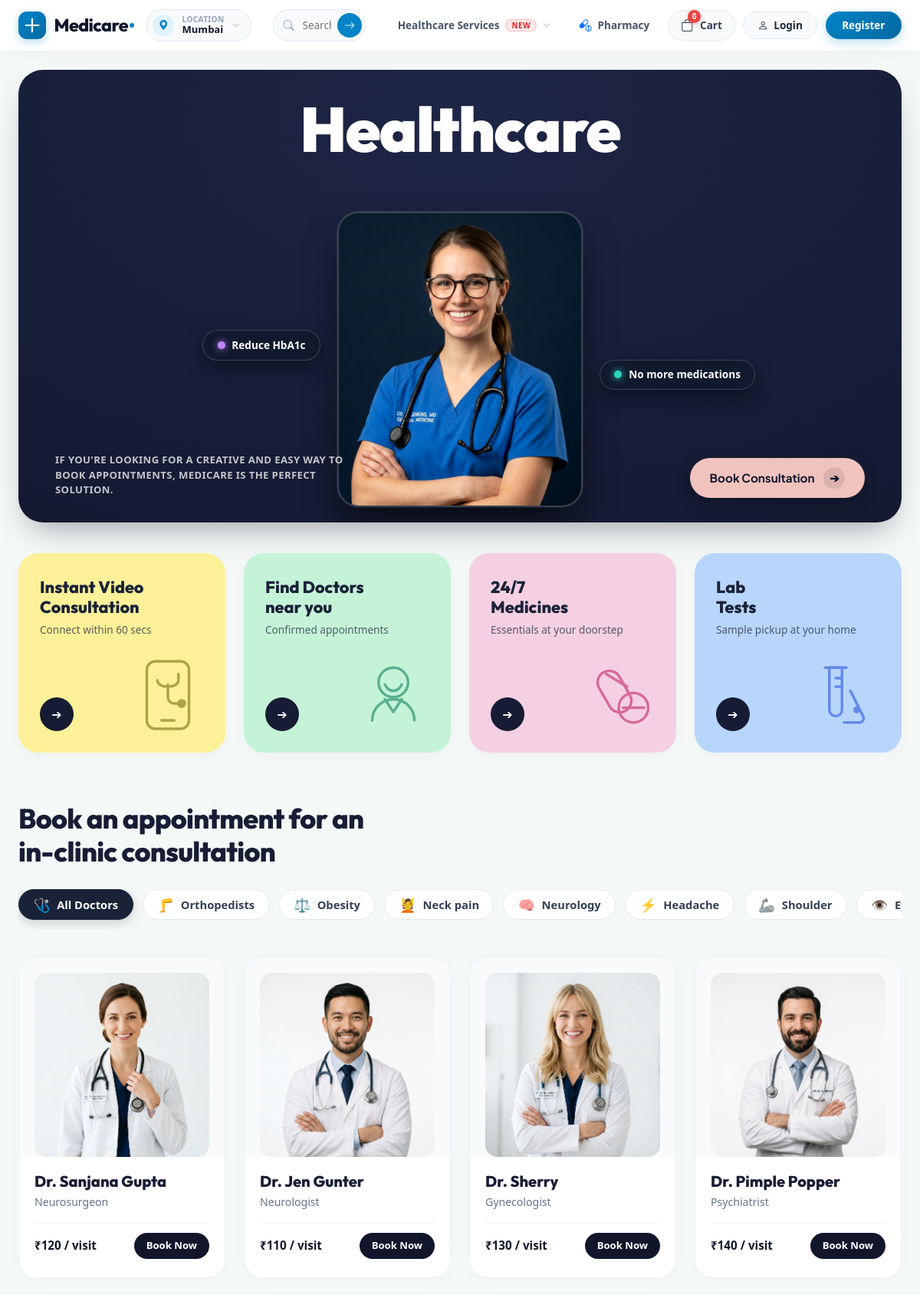
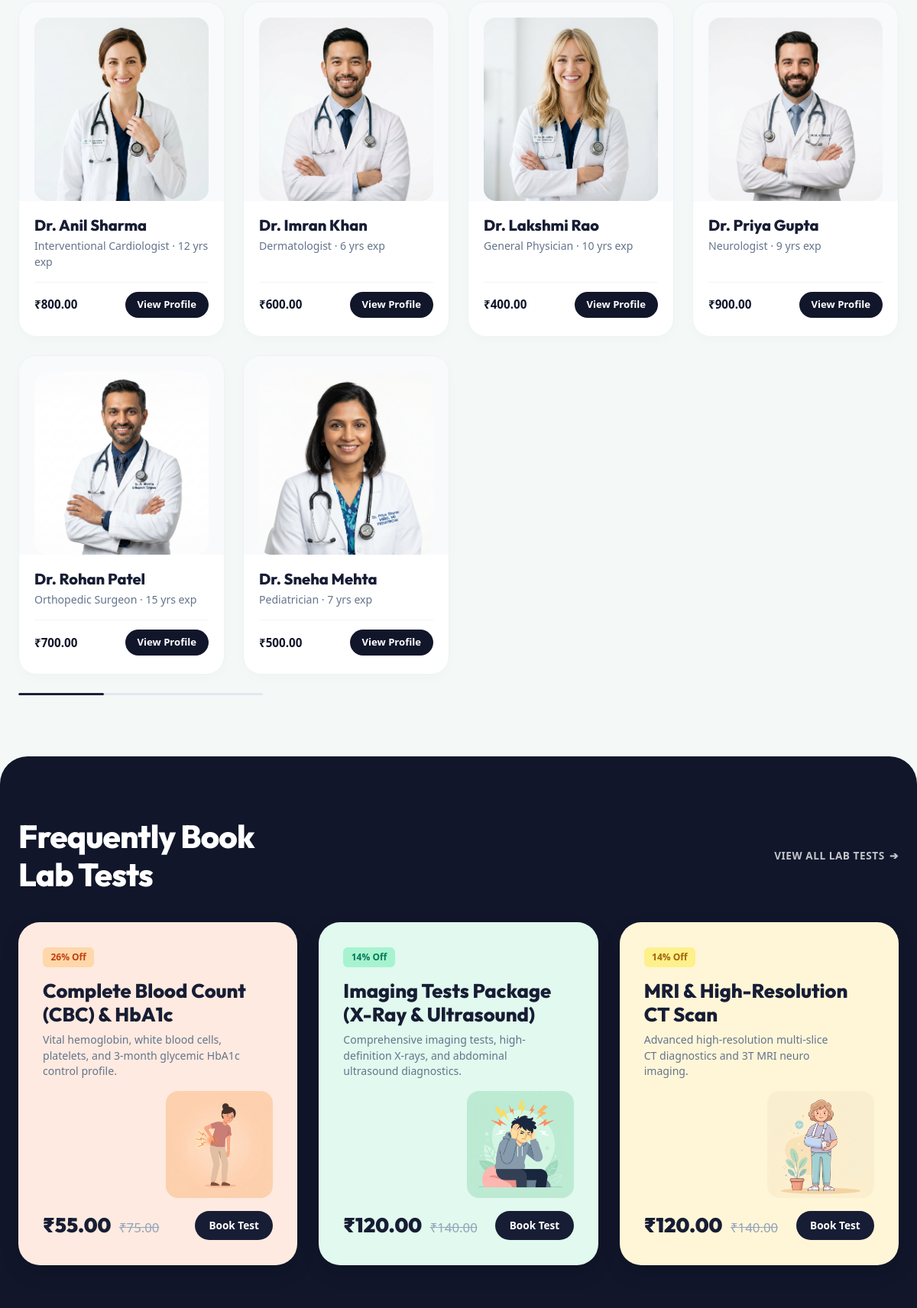
The page / (upper part) on the database its author committed (2 pictures, top to bottom).
### doctors/models.py (models this page shows, shortened)
class Doctor(models.Model):
    user = models.OneToOneField(settings.AUTH_USER_MODEL, on_delete=models.CASCADE, related_name='doctor_profile')
    department = models.ForeignKey(Department, on_delete=models.SET_NULL, null=True, related_name='doctors')
    specialization = models.CharField(max_length=150)
    qualification = models.CharField(max_length=255, blank=True)
    experience_years = models.PositiveIntegerField(default=0)
    consultation_fee = models.DecimalField(max_digits=8, decimal_places=2, default=0)
    bio = models.TextField(blank=True)
    is_active = models.BooleanField(default=True)
    class Meta:
        ordering = ['user__first_name']
    @property
    def get_photo_url(self):
        if hasattr(self, 'user') and self.user:
            return self.user.get_avatar_url()
        from django.templatetags.static import static
        return static('images/doc_1.jpg')

### accounts/models.py (models this page shows, shortened)
class User(AbstractUser):
    class Role(models.TextChoices):
        ADMIN = 'ADMIN', 'Admin'
        DOCTOR = 'DOCTOR', 'Doctor'
        PATIENT = 'PATIENT', 'Patient'
    role = models.CharField(max_length=10, choices=Role.choices, default=Role.PATIENT)
    phone = models.CharField(max_length=20, blank=True)
    address = models.CharField(max_length=255, blank=True)
    date_of_birth = models.DateField(null=True, blank=True)
    profile_picture = models.ImageField(upload_to='profile_pics/', null=True, blank=True)
    is_email_verified = models.BooleanField(default=True, help_text="Designates whether this user has verified their email.")
    def get_avatar_url(self):
        import os
        from django.conf import settings
        from django.templatetags.static import static
        static_map = {
            'drsharma': 'images/doc_1.jpg',
            'drkhan': 'images/doc_2.jpg',
            'drrao': 'images/doc_3.jpg',
            'drgupta': 'images/doc_4.jpg',
            'drpatel': 'images/doc_5.jpg',
            'drmehta': 'images/doc_6.jpg',
        }
        if self.username in static_map:
            return static(static_map[self.username])

### departments/models.py (models this page shows, shortened)
class LabTest(models.Model):
    name = models.CharField(max_length=150, unique=True)
    department = models.ForeignKey(Department, on_delete=models.SET_NULL, null=True, blank=True, related_name='lab_tests')
    description = models.TextField(blank=True)
    price = models.DecimalField(max_digits=8, decimal_places=2)
    discount_price = models.DecimalField(max_digits=8, decimal_places=2, null=True, blank=True)
    preparation_instructions = models.TextField(blank=True, help_text="e.g. 10-12 hours fasting required")
    duration = models.CharField(max_length=100, default='24-48 hours', help_text="Report turnaround time")
    sample_type = models.CharField(max_length=100, default='Blood / Urine', help_text="e.g. Blood, Urine, Imaging")
    image = models.ImageField(upload_to='lab_tests/', null=True, blank=True)
    is_active = models.BooleanField(default=True)
    created_at = models.DateTimeField(auto_now_add=True)
    class Meta:
        ordering = ['name']
    def effective_price(self):
        if self.discount_price and self.discount_price > 0 and self.discount_price < self.price:
            return self.discount_price
        return self.price
    def discount_percentage(self):
        if self.discount_price and self.price and self.discount_price < self.price:
            diff = self.price - self.discount_price
            return int((diff / self.price) * 100)
        return 0

### corepages/views.py (the view)
# urls.py: path('', views.home, name='home'),
def home(request):
    departments = Department.objects.filter(is_active=True)[:6]
    doctors = Doctor.objects.filter(is_active=True).select_related('user', 'department')[:6]
    lab_tests = LabTest.objects.filter(is_active=True).select_related('department')[:3]
    products = Product.objects.filter(is_active=True).select_related('category')[:4]
    return render(request, 'corepages/home.html', {
        'departments': departments,
        'doctors': doctors,
        'lab_tests': lab_tests,
        'products': products,
    })

### corepages/models.py (called while the page is built)
    @property
    def effective_price(self):
        if self.discount_percent > 0:
            discount = (self.price * Decimal(self.discount_percent)) / Decimal(100)
            return round(self.price - discount, 2)
        return self.price

### templates/corepages/home.html (shortened to what this page needs)
{% extends 'base.html' %}
{% load static %}
{% block content %}
<section class="mc-hero-section">
  <div class="mc-hero-card">
    <h1 class="mc-hero-bg-title">Healthcare</h1>
    <div class="mc-hero-centerpiece">
      <div class="mc-floating-badge badge-left">
        <span class="mc-badge-dot purple"></span>
        <span>Reduce HbA1c</span>
      </div>
      <div class="mc-doctor-frame">
        <img src="{% static 'images/hero_doctor.jpg' %}" alt="Featured Healthcare Specialist" class="mc-doctor-cutout">
      </div>
      <div class="mc-floating-badge badge-right">
        <span class="mc-badge-dot teal"></span>
        <span>No more medications</span>
      </div>
    </div>
    <div class="mc-hero-footer">
      <div class="mc-hero-tagline">
        IF YOU'RE LOOKING FOR A CREATIVE AND EASY WAY TO BOOK APPOINTMENTS, MEDICARE IS THE PERFECT SOLUTION.
      </div>
      <a href="{% url 'doctors:list' %}" class="mc-hero-cta">
        <span>Book Consultation</span>
        <span class="mc-cta-arrow">➔</span>
      </a>
    </div>
  </div>
</section>
<section class="mc-services-section">
  <div class="mc-services-grid">
    <a href="{% url 'doctors:list' %}" class="mc-service-card yellow">
      <div class="mc-service-header">
        <div class="mc-service-title">Instant Video<br>Consultation</div>
        <p class="mc-service-subtitle">Connect within 60 secs</p>
      </div>
      <div class="mc-service-illustration">
      </div>
      <div class="mc-service-action-btn">➔</div>
    </a>
    <a href="{% url 'doctors:list' %}" class="mc-service-card mint">
      <div class="mc-service-header">
        <div class="mc-service-title">Find Doctors<br>near you</div>
        <p class="mc-service-subtitle">Confirmed appointments</p>
      </div>
      <div class="mc-service-illustration">
        <svg viewBox="0 0 80 80" fill="none" stroke="#047857" stroke-width="2.5" stroke-linecap="round" stroke-linejoin="round">
          <circle cx="40" cy="28" r="14"/>
          <path d="M20 64c0-11 9-20 20-20s20 9 20 20"/>
          <path d="M32 44l8 12 8-12"/>
          <path d="M32 30c2 4 4 6 8 6s6-2 8-6"/>
        </svg>
      </div>
      <div class="mc-service-action-btn">➔</div>
    </a>
    <a href="#pharmacy-section" class="mc-service-card pink">
      <div class="mc-service-header">
        <div class="mc-service-title">24/7<br>Medicines</div>
        <p class="mc-service-subtitle">Essentials at your doorstep</p>
      </div>
      <div class="mc-service-illustration">
      </div>
      <div class="mc-service-action-btn">➔</div>
    </a>
    <a href="#lab-tests-section" class="mc-service-card blue">
      <div class="mc-service-header">
        <div class="mc-service-title">Lab<br>Tests</div>
        <p class="mc-service-subtitle">Sample pickup at your home</p>
      </div>
      <div class="mc-service-illustration">
      </div>
      <div class="mc-service-action-btn">➔</div>
    </a>
  </div>
</section>
<section class="mc-inclinic-section" id="doctors-section">
  <h2 class="mc-section-heading">Book an appointment for an<br>in-clinic consultation</h2>
  <div class="mc-pills-row">
    <div class="mc-filter-pill active" onclick="filterDoctorsBySymptom(this, 'all')">
      <span class="mc-pill-icon">🩺</span>
      <span>All Doctors</span>
    </div>
    <div class="mc-filter-pill" onclick="filterDoctorsBySymptom(this, 'orthopedist')">
      <span class="mc-pill-icon">🦵</span>
      <span>Orthopedists</span>
    </div>
    <div class="mc-filter-pill" onclick="filterDoctorsBySymptom(this, 'obesity')">
      <span class="mc-pill-icon">⚖️</span>
      <span>Obesity</span>
    </div>
    <div class="mc-filter-pill" onclick="filterDoctorsBySymptom(this, 'neck')">
      <span class="mc-pill-icon">💆</span>
      <span>Neck pain</span>
    </div>
    <div class="mc-filter-pill" onclick="filterDoctorsBySymptom(this, 'neuro')">
      <span class="mc-pill-icon">🧠</span>
      <span>Neurology</span>
    </div>
    <div class="mc-filter-pill" onclick="filterDoctorsBySymptom(this, 'headache')">
      <span class="mc-pill-icon">⚡</span>
      <span>Headache</span>
    </div>
    <div class="mc-filter-pill" onclick="filterDoctorsBySymptom(this, 'shoulder')">
      <span class="mc-pill-icon">🦾</span>
      <span>Shoulder</span>
    </div>
    <div class="mc-filter-pill" onclick="filterDoctorsBySymptom(this, 'eye')">
      <span class="mc-pill-icon">👁️</span>
      <span>Eye care</span>
    </div>
  </div>
  <div class="mc-doctors-grid" id="mcDoctorsContainer">
    <div class="mc-doctor-card" data-spec="Neurosurgeon" data-name="Dr. Sanjana Gupta" data-dept="Neurology" data-symptoms="neuro headache neck">
      <div class="mc-doctor-img-wrap">
        <img src="{% static 'images/doc_1.jpg' %}" alt="Dr. Sanjana Gupta" class="mc-doctor-img">
      </div>
      <div class="mc-doctor-info">
        <div>
          <h3 class="mc-doctor-name">Dr. Sanjana Gupta</h3>
          <p class="mc-doctor-spec">Neurosurgeon</p>
        </div>
        <div class="mc-doctor-card-footer">
          <span class="mc-doctor-fee">₹120 / visit</span>
          <a href="{% url 'doctors:list' %}" class="mc-doctor-book-btn">Book Now</a>
        </div>
      </div>
    </div>
    <div class="mc-doctor-card" data-spec="Neurologist" data-name="Dr. Jen Gunter" data-dept="Neurology" data-symptoms="neuro headache obesity">
      <div class="mc-doctor-img-wrap">
        <img src="{% static 'images/doc_2.jpg' %}" alt="Dr. Jen Gunter" class="mc-doctor-img">
      </div>
      <div class="mc-doctor-info">
        <div>
          <h3 class="mc-doctor-name">Dr. Jen Gunter</h3>
          <p class="mc-doctor-spec">Neurologist</p>
        </div>
        <div class="mc-doctor-card-footer">
          <span class="mc-doctor-fee">₹110 / visit</span>
          <a href="{% url 'doctors:list' %}" class="mc-doctor-book-btn">Book Now</a>
        </div>
      </div>
    </div>
    <div class="mc-doctor-card" data-spec="Gynecologist" data-name="Dr. Sherry" data-dept="Gynecology" data-symptoms="obesity neck shoulder">
      <div class="mc-doctor-img-wrap">
        <img src="{% static 'images/doc_3.jpg' %}" alt="Dr. Sherry" class="mc-doctor-img">
      </div>
      <div class="mc-doctor-info">
        <div>
          <h3 class="mc-doctor-name">Dr. Sherry</h3>
          <p class="mc-doctor-spec">Gynecologist</p>
        </div>
        <div class="mc-doctor-card-footer">
          <span class="mc-doctor-fee">₹130 / visit</span>
          <a href="{% url 'doctors:list' %}" class="mc-doctor-book-btn">Book Now</a>
        </div>
      </div>
    </div>
    <div class="mc-doctor-card" data-spec="Psychiatrist" data-name="Dr. Pimple Popper" data-dept="Dermatology" data-symptoms="headache eye shoulder">
      <div class="mc-doctor-img-wrap">
        <img src="{% static 'images/doc_4.jpg' %}" alt="Dr. Pimple Popper" class="mc-doctor-img">
      </div>
      <div class="mc-doctor-info">
        <div>
          <h3 class="mc-doctor-name">Dr. Pimple Popper</h3>
          <p class="mc-doctor-spec">Psychiatrist</p>
        </div>
        <div class="mc-doctor-card-footer">
          <span class="mc-doctor-fee">₹140 / visit</span>
          <a href="{% url 'doctors:list' %}" class="mc-doctor-book-btn">Book Now</a>
        </div>
      </div>
    </div>
    {% for doctor in doctors %}
      <div class="mc-doctor-card" data-spec="{{ doctor.specialization }}" data-name="Dr. {{ doctor.user.get_full_name }}" data-dept="{{ doctor.department.name|default:'' }}" data-symptoms="orthopedist neuro neck shoulder">
        <div class="mc-doctor-img-wrap">
          <img src="{{ doctor.get_photo_url }}" alt="{{ doctor.user.get_full_name }}" class="mc-doctor-img" onerror="this.onerror=null; this.src='{% static 'images/doc_1.jpg' %}';">
        </div>
        <div class="mc-doctor-info">
          <div>
            <h3 class="mc-doctor-name">Dr. {{ doctor.user.get_full_name }}</h3>
            <p class="mc-doctor-spec">{{ doctor.specialization }} &middot; {{ doctor.experience_years }} yrs exp</p>
          </div>
          <div class="mc-doctor-card-footer">
            <span class="mc-doctor-fee">₹{{ doctor.consultation_fee|default:"100" }}</span>
            <a href="{% url 'doctors:detail' doctor.pk %}" class="mc-doctor-book-btn">View Profile</a>
          </div>
        </div>
      </div>
    {% endfor %}
  </div>
  <div class="mc-scroll-indicator">
    <div class="mc-scroll-indicator-fill"></div>
  </div>
</section>
<section class="mc-lab-section" id="lab-tests-section">
  <div class="mc-lab-container">
    <div class="mc-section-header-row">
      <h2 class="mc-section-title-white">Frequently Book<br>Lab Tests</h2>
      <a href="{% url 'departments:lab_test_list' %}" class="mc-view-all-link">
        <span>VIEW ALL LAB TESTS</span> ➔
      </a>
    </div>
    <div class="mc-lab-grid">
      {% for test in lab_tests %}
        <div class="mc-lab-card {% cycle 'peach' 'mint' 'yellow' %}">
          <div>
            {% if test.discount_percentage > 0 %}
              <span class="mc-lab-badge {% cycle 'orange' 'teal' 'yellow' %}">{{ test.discount_percentage }}% Off</span>
            {% endif %}
            <div class="mc-lab-title">{{ test.name }}</div>
            <p class="mc-lab-desc">{{ test.description|truncatewords:15 }}</p>
          </div>
          <div class="mc-lab-illustration-wrap">
            <img src="{% if test.image %}{{ test.image.url }}{% else %}{% cycle '/static/images/lab_1.jpg' '/static/images/lab_2.jpg' '/static/images/lab_3.jpg' %}{% endif %}" alt="{{ test.name }}" class="mc-lab-illustration">
          </div>
          <div class="mc-lab-price-row">
            <div>
              <span class="mc-lab-price">₹{{ test.effective_price }}</span>
              {% if test.discount_price and test.discount_price < test.price %}
                <span class="mc-lab-price-old">₹{{ test.price }}</span>
              {% endif %}
            </div>
            <a href="{% url 'departments:book_lab_test' test.pk %}" class="mc-lab-btn text-decoration-none">
              Book Test
            </a>
          </div>
        </div>
      {% empty %}
        <div class="col-12 text-center text-white py-4">
          <p>Lab diagnostics catalog loading...</p>
        </div>
      {% endfor %}
    </div>
  </div>
</section>
{% endblock %}

### static/css/style.css (style rules this page uses)
:root { --primary: #0f766e; --primary-dark: #0b5a54; --accent: #2563eb; --bg-soft: #f4f8f7; --text-dark: #16302d; }
body { background-color: var(--bg-soft); font-family: 'Segoe UI', Roboto, -apple-system, sans-serif; color: var(--text-dark); }

### rows shown on the page
Doctor: shows a picture, user.get_full_name "Anil Sharma", specialization "Interventional Cardiologist", experience_years "12", consultation_fee "800.00"
Doctor: shows a picture, user.get_full_name "Imran Khan", specialization "Dermatologist", experience_years "6", consultation_fee "600.00"
Doctor: shows a picture, user.get_full_name "Lakshmi Rao", specialization "General Physician", experience_years "10", consultation_fee "400.00"
Doctor: shows a picture, user.get_full_name "Priya Gupta", specialization "Neurologist", experience_years "9", consultation_fee "900.00"
Doctor: shows a picture, user.get_full_name "Rohan Patel", specialization "Orthopedic Surgeon", experience_years "15", consultation_fee "700.00"
Doctor: shows a picture, user.get_full_name "Sneha Mehta", specialization "Pediatrician", experience_years "7", consultation_fee "500.00"
LabTest: discount_percentage "26", name "Complete Blood Count (CBC) & HbA1c", description "Vital hemoglobin, white blood cells, platelets, and 3-month glycemic HbA1c control profile.", shows a picture, effective_price "55.00", price "75.00"
LabTest: discount_percentage "14", name "Imaging Tests Package (X-Ray & Ultrasound)", description "Comprehensive imaging tests, high-definition X-rays, and abdominal ultrasound diagnostics.", shows a picture, effective_price "120.00", price "140.00"
LabTest: discount_percentage "14", name "MRI & High-Resolution CT Scan", description "Advanced high-resolution multi-slice CT diagnostics and 3T MRI neuro imaging.", shows a picture, effective_price "120.00", price "140.00"
